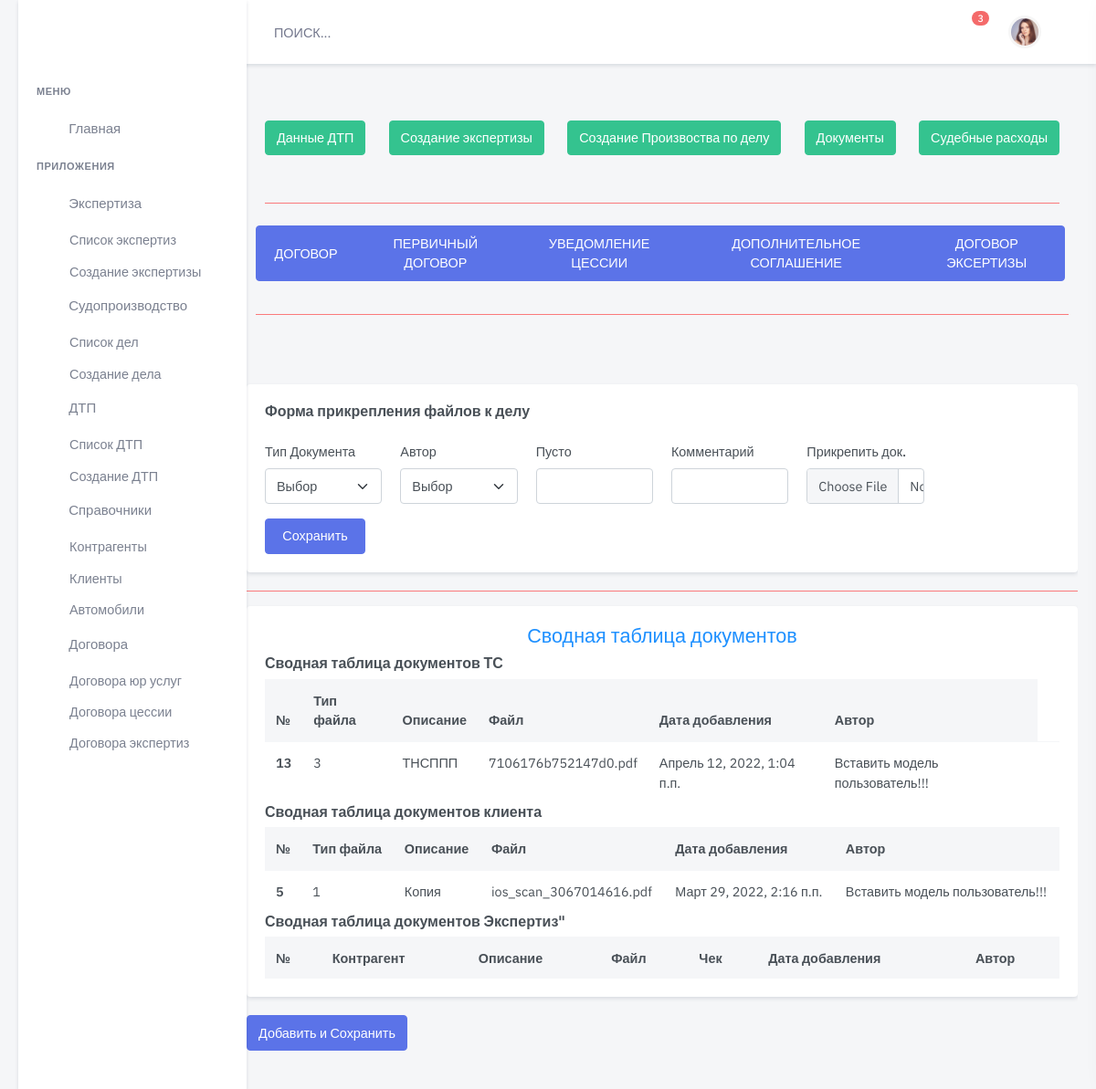
Screenshot of /accident/accident-list-doc/13/ with the database file from the repository.
### auto/models.py (models this page shows)
class AutoFiles(models.Model):
    TYPES = (
        (1, 'ПТС'),
        (2, 'СТС'),
        (3, 'Договор КП'),
        (4, 'ОСАГО'),
        (5, 'КАСКО'),
    )
    files = models.ForeignKey(
        Car,
        on_delete=models.CASCADE,
        related_name='files_auto',
        blank=True,
        null=True,
        verbose_name='Прикрепленные файлы (Car)'
    )
    types = models.PositiveSmallIntegerField(choices=TYPES, null=True,
                                             default=None,
                                             blank=True, )
    description = models.CharField(max_length=100, verbose_name='Описание')
    scan_doc = models.FileField(
        upload_to='media/auto/',
        null=True,
        default=None,
        verbose_name="Файл"
    )
    author = models.OneToOneField(User, db_column='user', on_delete=models.CASCADE, blank=True, null=True, )
    created = models.DateTimeField(auto_now_add=True, auto_now=False)
    updated = models.DateTimeField(auto_now_add=False, auto_now=True)
    class Meta:
        verbose_name = 'Файл ТС'
        verbose_name_plural = 'Файлы ТС'

### client/models.py (models this page shows)
class FilePerson(models.Model):
    TYPES = (
        (1, 'Паспорт'),
        (2, 'Вод.Удост'),
        (3, 'Реквизиты'),
        (4, 'Доверенность'),
    )
    files_person = models.ForeignKey(
        Client,
        blank=True,
        null=True,
        on_delete=models.CASCADE,
        related_name='files_persons',
        verbose_name='Прикрепленные файлы (Client)'
    )
    types = models.PositiveSmallIntegerField(
        choices=TYPES,
        verbose_name='Тип',
        null=True,
        default=None,
        blank=True,
    )
    description = models.CharField(max_length=100, verbose_name='Описание')
    scan_doc = models.FileField(
        upload_to='media/person/',
        null=True,
        default=None,
        verbose_name="Файл"
    )
    author = models.OneToOneField(User, db_column='user', on_delete=models.CASCADE, blank=True, null=True, )
    created = models.DateTimeField(auto_now_add=True, auto_now=False)
    updated = models.DateTimeField(auto_now_add=False, auto_now=True)
    class Meta:
        verbose_name = 'Файл Физ.лиц'
        verbose_name_plural = 'Файлы Физ.лиц'

### accident/views.py (the view, shortened to what this page needs)
# urls.py: path('accident-list-doc/<int:pk>/', accident_list_doc, name='accident_list_doc'),
def accident_list_doc(request, pk):
    accident = get_object_or_404(Accident, pk=pk)
    court = accident.court_info
    try:
        list_client = accident.partner_accident.all()
    except AttributeError:
        list_client = None
    try:
        list_car = accident.partner_accident.all()
        print('list_car', list_car)
    except AttributeError:
        list_car = None
    try:
        list_expert = accident.expert_accident.all()
    except AttributeError:
        list_expert = None
    try:
        list_court = accident.court_info.info_courts.all()
    except AttributeError:
        list_court = None
    form = AccidentForm()
    data = {
        'list_court': list_court,
        'list_client': list_client,
        'list_car': list_car,
        'list_expert': list_expert,
        'accident_pk': pk,
        'form': form,
        'court': court,
        'expert_list': list_expert,
    }
    template_name = 'dist/accident/accident-list-doc.html'
    return render(request,
                  template_name,
                  data
                  )

### client/models.py (called while the page is built)
    def __str__(self):
        return "%s" % self.name

    def __str__(self):
        return "%s" % self.status

### templates/dist/accident/accident-list-doc.html (shortened to what this page needs)
{% extends 'dist/include/base.html' %}
{% load static %}
{% block content %}
<div class="main-content">
    <div class="page-content" align="center">
        {% include "dist/include/menu.html" %}
      <div class="page-title-box d-flex align-items-center justify-content-between">
        <div class="btn-group me-1 mt-2">
          <button
              class="btn btn-primary w-md" id="contract" type="button">ДОГОВОР
          </button>
          <button
              type="button" id="contract_one" href="#" class="btn btn-primary waves-effect waves-light">ПЕРВИЧНЫЙ
            ДОГОВОР
          </button>
          <button
              type="button" id="assignment" href="#" class="btn btn-primary waves-effect waves-light">УВЕДОМЛЕНИЕ ЦЕССИИ
          </button>
          <button
              type="button" id="pdf_contract_one_add" href="#" class="btn btn-primary waves-effect waves-light">
            ДОПОЛНИТЕЛЬНОЕ СОГЛАШЕНИЕ
          </button>
          <button
              type="button" id="expert" href="#" class="btn btn-primary waves-effect waves-light">ДОГОВОР ЭКСЕРТИЗЫ
          </button>
        </div>
      </div>
      <hr>
    </div>
  <div class="col-12">
    <div class="card">
      <div class="card-body">
        <h4 class="card-title mb-4">Форма прикрепления файлов к делу</h4>
        <form class="repeater" enctype="multipart/form-data">
                    <div data-repeater-list="group-a">
                        <div data-repeater-item="" class="row">
                            <div class="mb-3 col-lg-2">
                                <label class="form-label" for="subject">Тип Документа</label>
                                <select class="form-select">
                                    <option selected>Выбор</option>
                                </select>
                            </div>
                            <div class="mb-3 col-lg-2">
                                <label class="form-label" for="subject">Автор</label>
                                <select class="form-select">
                                    <option selected>Выбор</option>
                                </select>
                            </div>
                            <div class="mb-3 col-lg-2">
                                <label class="form-label" for="name">Пусто</label>
                                <input type="text" id="name1" value="" name="group-a[0][untyped-input]"
                                       class="form-control">
                            </div>
                            <div class="mb-3 col-lg-2">
                                <label class="form-label" for="name">Комментарий</label>
                                <input type="text" id="name" name="group-a[0][untyped-input]" class="form-control">
                            </div>
                            <div class="mb-3 col-lg-2">
                                <label class="form-label" for="resume">Прикрепить док.</label>
                                <input type="file" class="form-control" id="resume">
                            </div>
                        </div>
                    </div>
                    <button class="btn btn-primary w-md" type="submit">Сохранить</button>
                </form>
            </div>
        </div>
    </div>
    <hr>
    <div class="card">
        <div class="card-body">
            <h4 align="center"  class="card-title-main">Сводная таблица документов </h4>
            <div class="table-responsive">
                {% if list_car != None %}
                    {% include "dist/accident/list_files/list_car.html" %}
                {% endif %}
                {% if list_client != None %}
                    {% include "dist/accident/list_files/list_client.html" %}
                {% endif %}
                {% if list_expert != None %}
                    {% include "dist/accident/list_files/list_expert.html" %}
                {% endif %}
            </div>
        </div>
    </div>
    <input data-repeater-delete="" type="button" class="btn btn-primary btn-block" value="Добавить и Сохранить">
</div>
{% endblock content %}

### templates/dist/accident/list_files/list_car.html
{% load static %}
{% block content %}
<h4 class="card-title">Сводная таблица документов ТС</h4>
<table class="table mb-0">
    <thead class="table-light">
    <tr>
        <th>№</th>
        <th>Тип файла</th>
        <th>Описание</th>
        <th>Файл</th>
        <th>Дата добавления</th>
        <th>Автор</th>
    </tr>
    </thead>
    <tbody>
    {% for item in list_car %}
    {% for file in item.car.files_auto.all %}
        <tr>
            <th scope="row">{{ file.pk }}</th>
            <td> {{ file.types }}</td>
            <td>{{ file.description }}</td>
            {% if file.scan_doc %}
            <td><a href="{{ file.scan_doc.url }}" target="_blank"  class="text-body">{{ file.scan_doc|make_list|slice:'13:'|join:''}}</a></td>
            {% else %}
                <td>Без файла</td>
            {% endif %}
            <td>{{ file.created }}</td>
            <td>Вставить модель пользователь!!!<td>
        </tr>
     {% endfor %}
    {% endfor %}
    </tbody>
</table>
{% endblock content %}

### templates/dist/accident/list_files/list_client.html
{% load static %}
{% block content %}
<h4 class="card-title">Сводная таблица документов клиента</h4>
<table class="table mb-0">
    <thead class="table-light">
    <tr>
        <th>№</th>
        <th>Тип файла</th>
        <th>Описание</th>
        <th>Файл</th>
        <th>Дата добавления</th>
        <th>Автор</th>
    </tr>
    </thead>
    <tbody>
    {% for item in list_client %}
    {% for file in item.client.files_persons.all %}
    <tr>
        <th scope="row">{{ file.pk }}</th>
        <td> {{ file.types }}</td>
        <td>{{ file.description }}</td>
         {% if file.scan_doc %}
        <td><a href="{{ file.scan_doc.url }}" target="_blank"  class="text-body">{{ file.scan_doc|make_list|slice:'13:'|join:''}}</a></td>
        {% else %}
                <td>Без файла</td>
        {% endif %}
        <td>{{ file.created }}</td>
        <td>Вставить модель пользователь!!!</td>
    </tr>
    {% endfor %}
    {% endfor %}
    </tbody>
</table>
{% endblock content %}

### static/css/accident-main.css (style rules this page uses)
body { font-family: sans-serif; background: #E8E8E8; padding: 20px; font-size: 17px; }
@media (max-width:1311px) { body { margin:0%; } }

### templates/dist/accident/accident-list-doc.html (style rules this page uses)
hr { border: none; background-color: red; color: red; height: 2px; }
.card-title-main { color: dodgerblue; }

### rows the page displays
AutoFiles: pk "13", types "3", description "ТНСППП", scan_doc|make_list "7106176b752147d0.pdf", created "Апрель 12, 2022, 1:04 п.п."
FilePerson: pk "5", types "1", description "Копия", scan_doc|make_list "ios_scan_3067014616.pdf", created "Март 29, 2022, 2:16 п.п."
